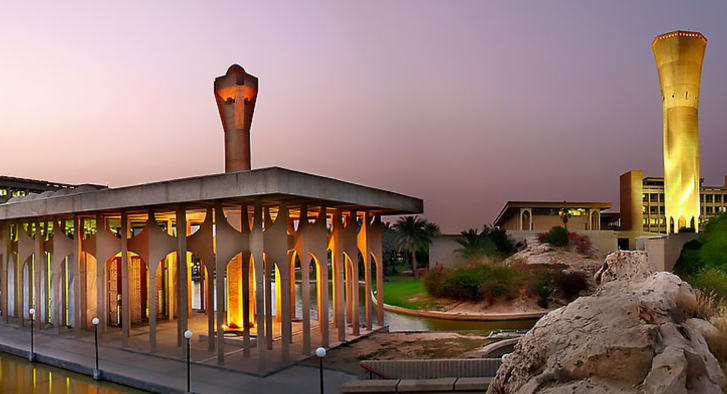
#> input picture original.png, 1454 x 787 px, found by its file name (shown at 1/2 size); its folder holds 3 pictures in this run
$ jupyter execute --allow-errors 'RealESRGANer model .ipynb'   (older library calls are emulated)
#> lines starting #> are read from the running program, lines starting #| are printed output that depends on the picture; pictures that were not available may be replaced by others from this repository, and a replacement may not be noted
[cell 1]
import torch, torchvision

# You no longer *need* sys.path.append, but it doesn't hurt
import sys
sys.path.append("Real-ESRGAN")

from realesrgan.utils import RealESRGANer
from basicsr.archs.rrdbnet_arch import RRDBNet

print("Real-ESRGAN import OK")

[cell 2]
import sys, torch, torchvision
sys.path.append("Real-ESRGAN")
from realesrgan.utils import RealESRGANer

[cell 3]
import os
os.listdir()

[cell 4]
import os
import urllib.request
## Downloading weights:
#create folder where weights will be
os.makedirs("weights", exist_ok=True)

url = "https://github.com/xinntao/Real-ESRGAN/releases/download/v0.1.0/RealESRGAN_x4plus.pth"
dst = "weights/RealESRGAN_x4plus.pth"
# downloading weights:
print("Downloading weights...")
urllib.request.urlretrieve(url, dst)
#> (this line was passed over: the network is not available in this run)
print("Done. Saved to:", dst)

[cell 5]
import inspect
import realesrgan.utils as ru
import basicsr.archs.rrdbnet_arch as sr
from realesrgan.utils import RealESRGANer as GAN
functions = inspect.getmembers(ru, inspect.isfunction)
for name, func in functions:
    print(ru, ":\n",name)
functions2 = inspect.getmembers(sr, inspect.isfunction)
for name, func in functions2:
    print(sr, ":\n",name)
functions3 = inspect.getmembers(GAN, inspect.isfunction)
for name, func in functions3:
    print(GAN, ":\n",name)

[cell 6]
import pkgutil
import inspect
import realesrgan

all_functions = {}

for importer, modname, ispkg in pkgutil.walk_packages(realesrgan.__path__, realesrgan.__name__ + "."):
    try:
        module = __import__(modname, fromlist="dummy")
        funcs = inspect.getmembers(module, inspect.isfunction)
        if funcs:
            all_functions[modname] = [name for name, _ in funcs]
    except Exception as e:
        pass

for module, funcs in all_functions.items():
    print(f"\n--- {module} ---")
    for f in funcs:
        print("  " + f)

[cell 7]
import sys, time, os
import cv2
import torch

sys.path.append("Real-ESRGAN")

from realesrgan.utils import RealESRGANer
from basicsr.archs.rrdbnet_arch import RRDBNet

device = 'cpu'

#> (the rest of this cell did not finish here and is left out)

[cell 8]
import os
import cv2
import numpy as np

# ---- Set your paths here ----
input_path = "Original.png"                  # original LR image
output_path = "results/test_1450x750.png"          # SR result image (edit if name is different)

# ---- Load images ----
img_in = cv2.imread(input_path, cv2.IMREAD_COLOR)
#> img_in is the input picture: shape (787, 1454, 3); mean B, G, R 107.7, 116.9, 142.8
img_out = cv2.imread(output_path, cv2.IMREAD_COLOR)
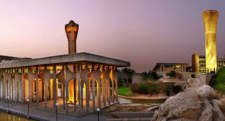
#> input picture test.png, 225 x 121 px, given in place of test_1450x750.png, which was not available
#> img_out is the input picture: shape (121, 225, 3); mean B, G, R 108.7, 117.6, 143.7

print("Input shape :", img_in.shape)
#| Input shape : (787, 1454, 3)
print("Output shape:", img_out.shape)
#| Output shape: (121, 225, 3)

# ---- Resize output to match input for fair comparison ----
h, w = img_in.shape[:2]
#> h = 787; w = 1454
img_out_resized = cv2.resize(img_out, (w, h), interpolation=cv2.INTER_CUBIC)
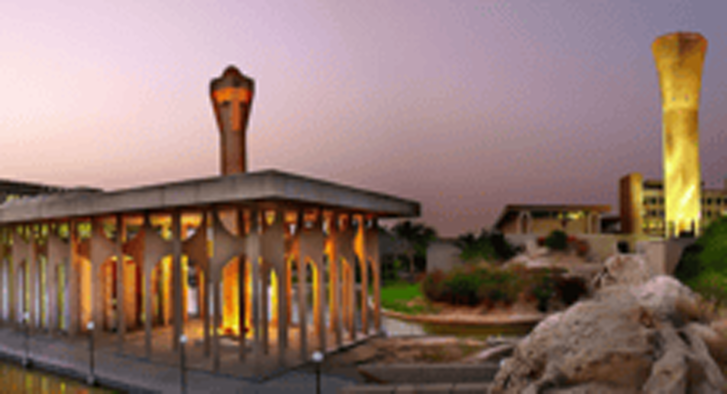
#> img_out_resized: shape (787, 1454, 3) (shown at 1/2 size); mean B, G, R 108.7, 117.6, 143.7

# ---- Convert to float32 for calculations ----
in_f  = img_in.astype(np.float32)
out_f = img_out_resized.astype(np.float32)

# ---- 1) Pixel-wise difference: MSE & MAE ----
diff = in_f - out_f
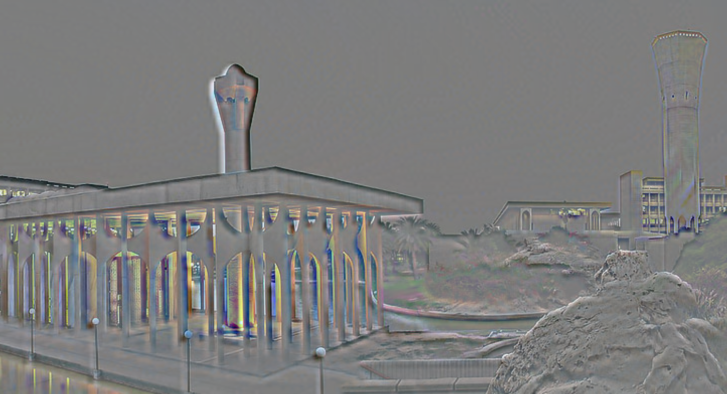
#> diff: shape (787, 1454, 3) float32 (shown at 1/2 size); mean B, G, R -1, -0.7, -0.9; drawn with min black and max white
mse  = np.mean(diff ** 2)
#> mse = 972.5
mae  = np.mean(np.abs(diff))
#> mae = 16.38

# ---- 2) Simple sharpness measure: variance of Laplacian ----
def sharpness_var_laplacian(img_bgr):
    gray = cv2.cvtColor(img_bgr, cv2.COLOR_BGR2GRAY)
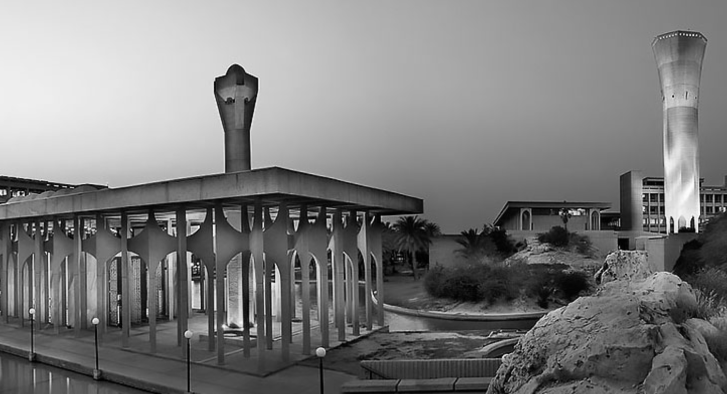
#> gray: shape (787, 1454) (shown at 1/2 size); min 0, max 254, mean 123.6
    lap  = cv2.Laplacian(gray, cv2.CV_64F)
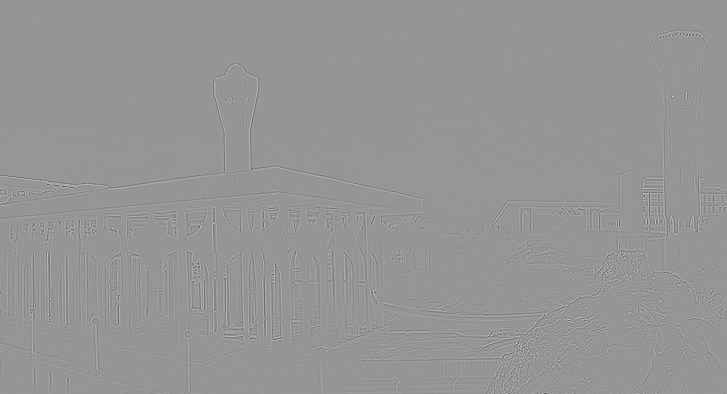
#> lap: shape (787, 1454) float64 (shown at 1/2 size); min -328, max 231, mean 0; drawn with min black and max white
    return lap.var()

sharp_in  = sharpness_var_laplacian(img_in)
#> sharp_in = 219.9
sharp_out = sharpness_var_laplacian(img_out_resized)
#> in sharpness_var_laplacian (call 2), `gray = cv2.cvtColor(img_bgr, cv2.COLOR_BGR2GRAY)`:
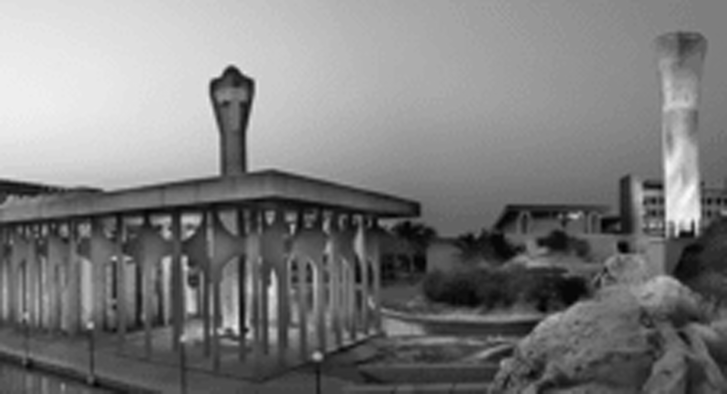
#> gray: shape (787, 1454) (shown at 1/2 size); min 0, max 250, mean 124.4
#> in sharpness_var_laplacian (call 2), `lap  = cv2.Laplacian(gray, cv2.CV_64F)`:
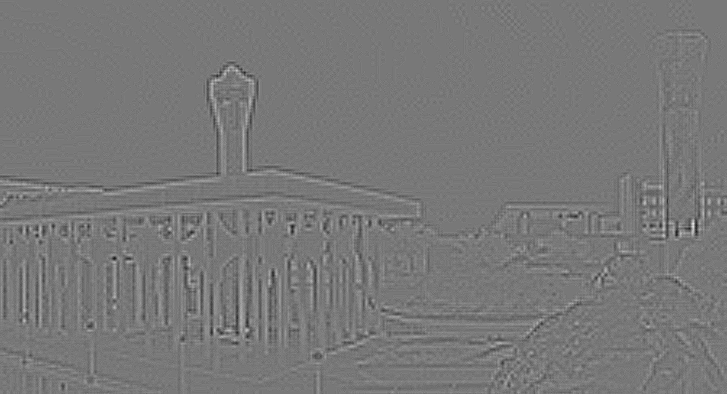
#> lap: shape (787, 1454) float64 (shown at 1/2 size); min -16, max 18, mean -3.76e-05; drawn with min black and max white
#> sharp_out = 3.12

# ---- 3) File size on disk (as a crude "efficiency" metric) ----
size_in_kb  = os.path.getsize(input_path)  / 1024
size_out_kb = os.path.getsize(output_path) / 1024

# ---- Print results ----
print("\n=== Image Comparison ===")
print(f"Input  resolution : {img_in.shape[1]} x {img_in.shape[0]}")
#| Input  resolution : 1454 x 787
print(f"Output resolution : {img_out.shape[1]} x {img_out.shape[0]}")
#| Output resolution : 225 x 121
print(f"Compared at size  : {w} x {h} (output resized to input)")
#| Compared at size  : 1454 x 787 (output resized to input)

print("\n--- Pixel Difference ---")
print(f"MSE (lower is better): {mse:.2f}")
#| MSE (lower is better): 972.47
print(f"MAE (lower is better): {mae:.2f}")
#| MAE (lower is better): 16.38

print("\n--- Sharpness (Variance of Laplacian) ---")
print(f"Input  sharpness: {sharp_in:.2f}")
#| Input  sharpness: 219.92
print(f"Output sharpness: {sharp_out:.2f}")
#| Output sharpness: 3.12
if sharp_out > sharp_in:
    print("→ Output appears sharper than input.")
else:
    print("→ Output appears less sharp or similar to input.")

print("\n--- File Size on Disk ---")
print(f"Input  file size: {size_in_kb:.1f} KB")
print(f"Output file size: {size_out_kb:.1f} KB")
